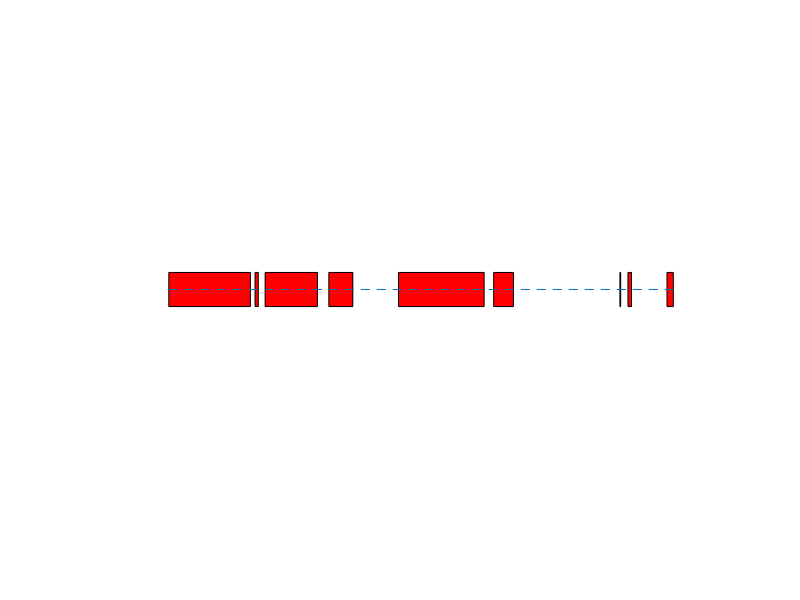

The MATLAB source for this figure:
function geneplot(params)

% $LastChangedDate: 2013-01-06 12:45:03 -0600 (Sun, 06 Jan 2013) $
% $LastChangedRevision: 328 $
% $LastChangedBy: jcai $

if (nargin<1)
params=[30417 30944;30974 30995;31039 31377;31450 31605;31900 32453;32514 32642;33329 33334;33381 33404;33633 33674];
end
%params=[2 100; 200 250];
nb = size(params,1);  %  number of boxplots
hw = 0.15;   %  halfwidth of boxes

hold on
for ii = 1:nb
   temp1 = params(ii,1);
   temp2 = params(ii,2);
   xx = [temp1 temp1 temp2 temp2 temp1];
%   yy = [ii-hw ii+hw ii+hw ii-hw ii-hw];
   yy = [1-hw 1+hw 1+hw 1-hw 1-hw];
   %plot(xx,yy,'-')
   %fill(xx,yy,'r');
   patch(xx,yy,'r');
end

plot([min(min(params)) max(max(params))],[1 1],'--')

%  make some extra space
axlim = axis;
axlim(1) = axlim(1)-1;
axlim(2) = axlim(2)+1;

%axlim(1) = 0;
%axlim(2) = max(max(params));

axlim(3) = axlim(3)-2;
axlim(4) = axlim(4)+2;

axis(axlim)
axis off
